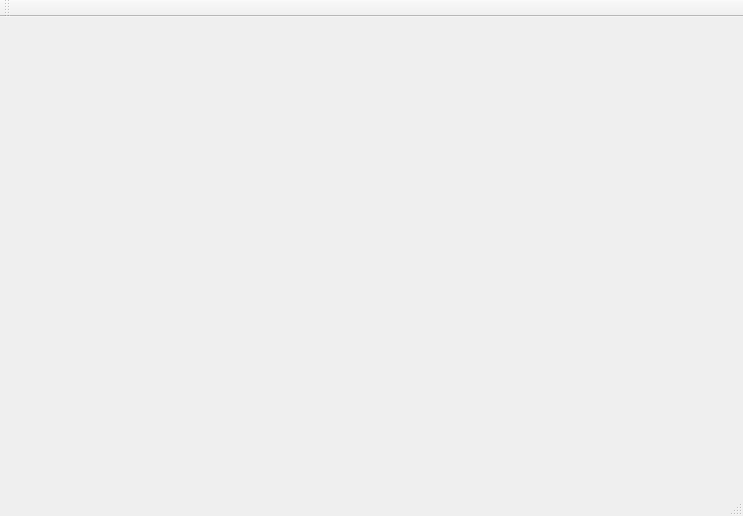
<?xml version="1.0" encoding="UTF-8"?>
<ui version="4.0">
 <class>MainWindow</class>
 <widget class="QMainWindow" name="MainWindow">
  <property name="geometry">
   <rect>
    <x>0</x>
    <y>0</y>
    <width>743</width>
    <height>516</height>
   </rect>
  </property>
  <property name="windowTitle">
   <string>MainWindow</string>
  </property>
  <widget class="QWidget" name="centralWidget"/>
  <widget class="QMenuBar" name="menuBar">
   <property name="geometry">
    <rect>
     <x>0</x>
     <y>0</y>
     <width>743</width>
     <height>26</height>
    </rect>
   </property>
  </widget>
  <widget class="QToolBar" name="mainToolBar">
   <attribute name="toolBarArea">
    <enum>TopToolBarArea</enum>
   </attribute>
   <attribute name="toolBarBreak">
    <bool>false</bool>
   </attribute>
  </widget>
  <widget class="QStatusBar" name="statusBar"/>
 </widget>
 <layoutdefault spacing="6" margin="11"/>
 <resources/>
 <connections/>
</ui>
